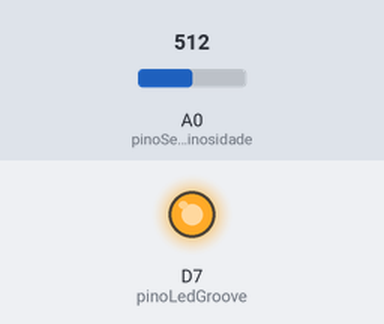
A sketch run on a simulated ESP8266 (NodeMCU). On the bench: output pins drawn as LEDs (lit = HIGH). Inputs (shaded band) come from the test bench; at power-on: A0 (pinoSensorLuminosidade) = 512. WiFi joins after 1.5 s; servers stay silent unless stated; what the sketch prints to the serial monitor is not drawn.

Above: at 2.8 s.
2.9 s: A0 (pinoSensorLuminosidade) set to 792
5.3 s: A0 (pinoSensorLuminosidade) set to 816
At 9.2 s:
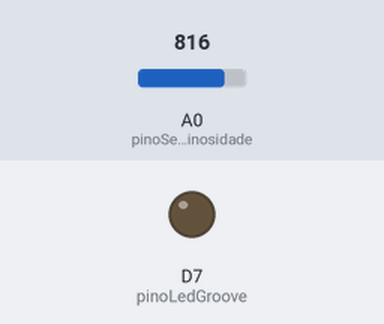
9.5 s: A0 (pinoSensorLuminosidade) set to 790
At 10.5 s:
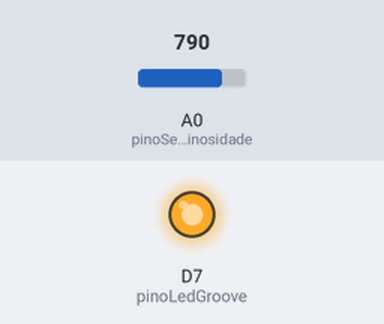
11.1 s: A0 (pinoSensorLuminosidade) set to 810
At 15.1 s:
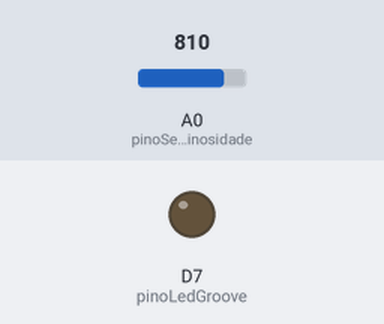
Timing chart, 0 to 16.3 s (numbered marks = the images above; inputs shaded):
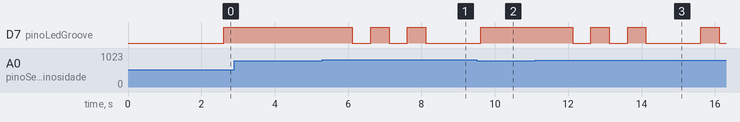

The sketch:

Trabalho_Embarcado.ino
```cpp
//Inclusâo da biblioteca de conexao por wifi
#include <ESP8266WiFi.h>

//Define os pinos dos componentes usados
#define pinoSensorLuminosidade A0
#define pinoLedGroove D7

//Define os limites de luminosidade a serem usados
int limiteEscuro = 300;
int limiteClaro = 800;

int valorObservado;
char* nivelLuminosidade;

const char* ssid = "Mi Phone";
const char* password = "matheus123";

WiFiServer server(80);

void setup() {
  Serial.begin(9600);
  delay(100);

  // Configura o led para saída
  pinMode(pinoLedGroove, OUTPUT);

  // Configura o sensor de luminosidade como entrada
  pinMode(pinoSensorLuminosidade, INPUT);

  //Inicia conexão com a rede wifi
  Serial.println();
  Serial.println();
  Serial.print("Conectando a rede ");
  Serial.println(ssid);

  WiFi.begin(ssid, password);

  //Espera o servidor conectar
  while (WiFi.status() != WL_CONNECTED) {
    delay(500);
    Serial.print(".");
  }
  Serial.println("");
  Serial.println("WiFi conectado");

  // Inicia o Servidor
  server.begin();
  Serial.println("Servidor Iniciado");

  // Retorna o Valor do IP que estará nosso servidor na Rede.
  Serial.print("Usar essa URL : ");
  Serial.print("http://");
  Serial.print(WiFi.localIP());
  Serial.println("/");

}

void loop() {
  delay(1000);

  //Recebe o valor do sensor de luminosidade
  valorObservado = analogRead(pinoSensorLuminosidade);

  //Verifica o nível
  if(valorObservado < limiteClaro){
    if(valorObservado < limiteEscuro){
      nivelLuminosidade = "ESCURO";
      //Não acende o LED
      digitalWrite(pinoLedGroove, LOW);
      }else{
        nivelLuminosidade = "AMENO";
        //Acende  o LED sólido
        digitalWrite(pinoLedGroove, HIGH);
        }
  }else{
    nivelLuminosidade = "CLARO";
    //Pisca o LED três vezes
    digitalWrite(pinoLedGroove, HIGH);
    delay(500);
    digitalWrite(pinoLedGroove, LOW);
    delay(500);
    digitalWrite(pinoLedGroove, HIGH);
    delay(500);
    digitalWrite(pinoLedGroove, LOW);
    delay(500);
    digitalWrite(pinoLedGroove, HIGH);
    delay(500);
    digitalWrite(pinoLedGroove, LOW);
    delay(500);
  }

  WiFiClient client = server.available();
  if (!client) {
    return;
  }
  //Manda aviso de nova consulta pela porta serial
  Serial.println("Nova consulta");
  while(!client.available()){
    delay(1);
  }
   //Recebe pedido do cliente
   String request = client.readStringUntil('\r');
   Serial.println(request);

   //Monta página HTML de resposta
   client.println("HTTP/1.1 200 OK");
   client.println("Content-Type: text/html");
   client.println("");
   client.println("<!DOCTYPE HTML>");
   client.println("<html>");
   client.println("<HEAD><meta http-equiv=\"refresh\" content=\"1\"></HEAD>");
   client.print("Nivel de luminosidade: ");
   client.print(nivelLuminosidade);
   client.println("<br><br>");
   client.print("Valor observado pelo sensor: ");
   client.print(valorObservado);
   client.println("<br><br>");
   client.println("</html>");


}
```

Measured:
- the behaviour switches between 799 and 800 on A0 (pinoSensorLuminosidade) (found by bisection; images 0 and 1)
- after the input at 2.9 s, every drawn part: stays the same
- after the input at 5.3 s, D7 (pinoLedGroove): alternates HIGH for 0.50 s and LOW for 0.50 s, 5 changes in all, then stays LOW, starting after 0.82 s
- after the input at 9.5 s, D7 (pinoLedGroove): goes on until 9.6 s, then stays HIGH
- after the input at 11.1 s, D7 (pinoLedGroove): goes LOW 0.50 s, HIGH 0.50 s, LOW 0.50 s, HIGH 0.50 s, LOW 1.5 s, HIGH 0.50 s, then LOW, starting after 1.0 s
